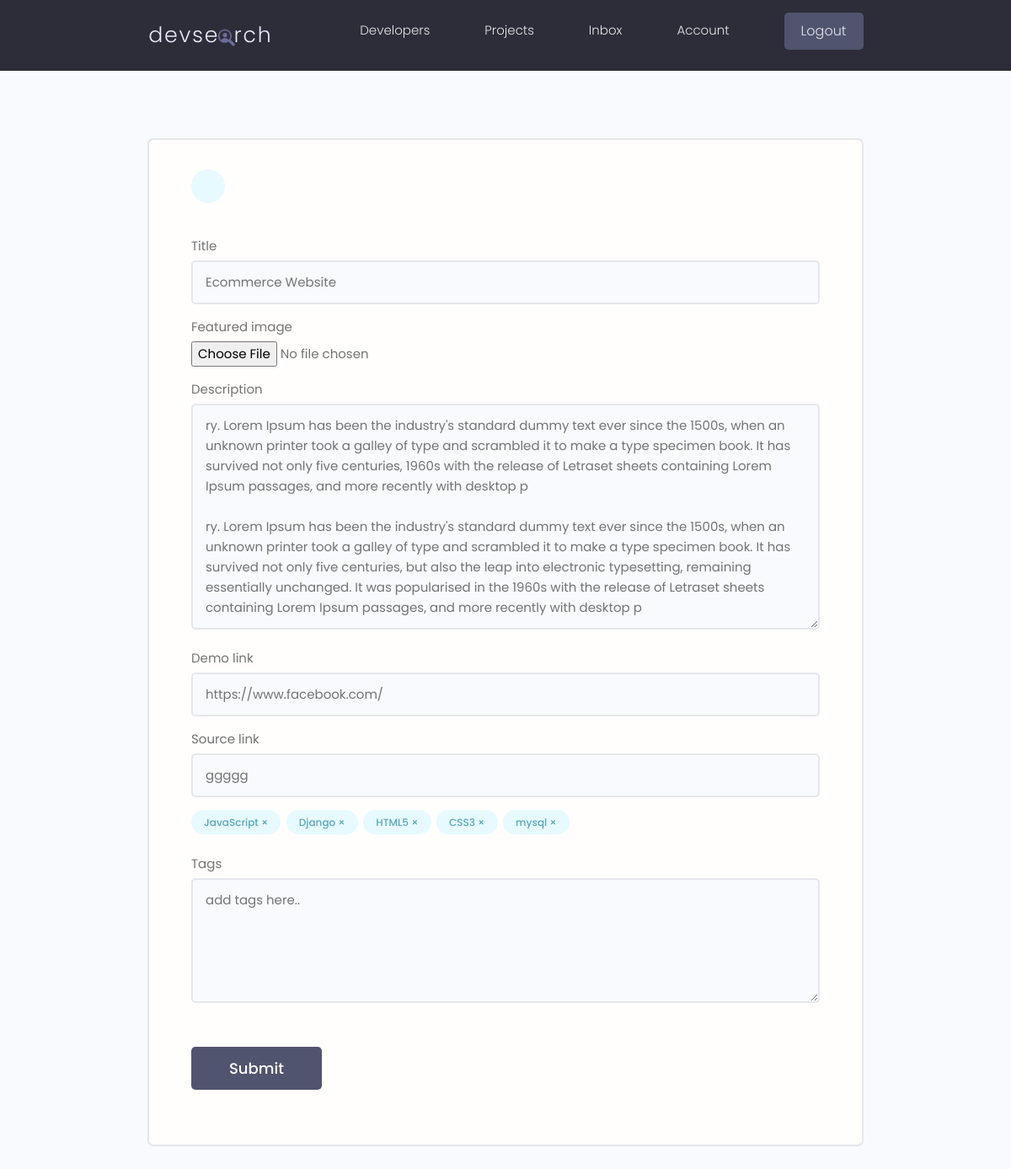
Page /projects/update-project/b5dfc844-a120-4b26-8f68-e18f4e6fbbf6/ (signed in) on the committed database.
### projects/models.py (models this page shows, shortened)
class Project(models.Model):
    owner=models.ForeignKey(Profile,on_delete=models.CASCADE,null=True,blank=True)
    title=models.CharField(max_length=100)
    description=models.TextField(null=True,blank=True)
    featured_image=models.ImageField(null=True,blank=True,default='default.jpg')
    demo_link=models.CharField(max_length=2000,null=True,blank=True)
    source_link=models.CharField(max_length=2000,null=True,blank=True)
    tags=models.ManyToManyField('Tag',blank=True)
    vote_total=models.IntegerField(default=0,null=True,blank=True)
    vote_ratio=models.IntegerField(default=0,null=True,blank=True)
    created=models.DateTimeField(auto_now_add=True)
    id=models.UUIDField(default=uuid.uuid4,unique=True,primary_key=True,editable=False)
    class Meta:
        ordering=['-vote_ratio','-vote_total','title']

class Tag(models.Model):
    name=models.CharField(max_length=100)
    created=models.DateTimeField(auto_now_add=True)
    id=models.UUIDField(default=uuid.uuid4,unique=True,primary_key=True,editable=False)
    def __str__(self):
        return self.name

### projects/views.py (the view, shortened to what this page needs)
# urls.py: path('update-project/<str:pk>/',views.updateProject,name='update-project'),
@login_required(login_url="login")
def  updateProject(request,pk):
    profile=request.user.profile
    project=profile.project_set.get(id=pk)
    form=ProjectForm(instance=project)
    context={'form':form,'project':project}
    return render(request,'projects/project_form.html',context)

### projects/forms.py
class ProjectForm(forms.ModelForm):
    class Meta:
        model=Project
        fields=['title','featured_image' ,'description','demo_link','source_link']
        widgets={
            'title':forms.TextInput(attrs={'class':'input input--text','placeholder':'Enter title'}),
            'featured_image':forms.FileInput(attrs={'class':'input input--text','placeholder':'Select an Image'}),
            'description':forms.Textarea(attrs={'class':'input input--text','placeholder':'Enter Description'}),
            'demo_link':forms.TextInput(attrs={'class':'input input--text','placeholder':'Enter demo link'}),
            'source_link':forms.TextInput(attrs={'class':'input input--text','placeholder':'Enter Source Link'}),
            'tags':forms.CheckboxSelectMultiple(attrs={'class':'input input--text','placeholder':'Select Tags'}),
        }

### projects/templates/projects/project_form.html (shortened to what this page needs)
{% extends 'main.html' %}
{% block content %}
    <main class="formPage my-xl">
        <div class="content-box">
            <div class="formWrapper">
                <a class="backButton" href="{% url 'account' %}"></a>
                <br>
                <form class="form" method="POST" enctype="multipart/form-data">
                    {% for field in form %}
                    <div class="form__field">
                    <label for="{{field.id_for_label}}">{{field.label}}</label>
                       {{field}}
                    </div>
                    {% endfor %}
                    <div class="form__field">
                        {% for tag in project.tags.all %}
                            <div class="project-tag tag tag--pill tag--main" data-tag="{{tag.id}}" data-project="{{project.id}}">{{tag}} &#215;</div>
                        {% endfor %}
                    </div>
                    <div class="form__field">
                        <label for="tag_id">Tags</label>
                        <textarea name="newtags" id="" cols="30" rows="5" id='tag_id' class="input" placeholder="add tags here.."></textarea>
                    </div>
                    <input class="btn btn--sub btn--lg  my-md" type="submit" value="Submit" />
                </form>
            </div>
        </div>
    </main>
{% endblock content %}

### static/styles/app.css (style rules this page uses)
:root { --color-sub: #2d2d39; }
.btn--sub { background-color: var(--color-sub-light); }
.content-box { width: 95%; max-width: 85rem; margin: 0 auto; }
.backButton { background: var(--color-main-light); color: var(--color-main); width: 4rem; height: 4rem; display: flex; align-items: center; justify-content: center; border-radius: 50%; }
.formPage .formWrapper { list-style: none; background: var(--color-white); padding: 3.5rem 5rem; border: 2px solid var(--color-light); border-radius: 0.7rem; }

### static/uikit/styles/modules/_variables.css (style rules this page uses)
:root { --color-main: #5aa5b9; --color-main-light: #e6faff; --color-sub: #3f4156; --color-sub-light: #51546e; --color-sub-lighter: #ededfd; --color-text: #737373; --color-gray: #8b8b8b; --color-light: #e5e7eb; --color-light-gray: #767676; --color-bg: #f8fafd; --color-white: #fffefd; --color-white-light: #f3f3f3; --color-success: #359e64; --color-success-bg: #def8e8; --color-error: #fc4b0b; --color-error-bg: #fff2ee; --font-base: 'Poppins', arial, helvetica, 'Segoe UI', roboto, ubuntu, sans-serif; --font-monospace: 'Fira Code', 'Courier New', courier, monospace; --font-regular: 300; --font-medium: 500; --font-bold: 700; --generic-shadow: 1px 1px 5px #00000010; --generic-transition: all 0.3s ease-in-out; }

### static/uikit/styles/modules/_base.css (style rules this page uses)
* { margin: 0; padding: 0; box-sizing: border-box; text-rendering: optimizeLegibility; color: inherit; font-size: inherit; }
html { font-size: 50%; }
@media only screen and (min-width: 480px) { html { font-size: 56.25%; } }
@media only screen and (min-width: 1200px) { html { font-size: 62.5%; } }
body { line-height: 1.6; font-weight: 400; font-size: 1.5rem; color: var(--color-text); background-color: var(--color-bg); min-height: 100vh; }

### static/uikit/styles/modules/_typography.css (style rules this page uses)
* { font-family: var(--font-base); }
a { padding-bottom: 2px; text-decoration: none; display: inline-block; color: var(--color-main); font-weight: var(--font-medium); }

### static/uikit/styles/modules/_utilities.css (style rules this page uses)
.my-md { margin: 3rem auto; }
.my-xl { margin: 8rem auto; }

### static/uikit/styles/modules/_button.css (style rules this page uses)
.btn { display: inline-block; position: relative; cursor: pointer; background-color: var(--color-light); font-weight: var(--font-medium); color: var(--color-sub); text-decoration: none; padding: 1rem 2rem; border-radius: 0.5rem; border: none; width: -webkit-fit-content; width: -moz-fit-content; width: fit-content; height: -webkit-fit-content; height: -moz-fit-content; height: fit-content; font-size: 1.6rem; outline-width: 0; outline-color: transparent; -webkit-backface-visibility: hidden; backface-visibility: hidden; transition: all 0.3s ease-in-out; }
.btn--sub { background-color: var(--color-sub); color: var(--color-white); }
.btn--lg { font-size: 1.8rem; padding: 1.2rem 4.5rem; }

### static/uikit/styles/modules/_form.css (style rules this page uses)
.form { display: block; }
.form__field { margin-top: 1.5rem; margin-bottom: 1.5rem; }
.form__label, .form__field > label { display: block; margin-bottom: 0.5rem; color: var(--color-text); }
input.input[type='text'], input.input[type='email'], input.input[type='password'], input.input[type='number'], textarea.input { min-width: 24rem; width: 100%; padding: 1.2rem 1.5rem; border-radius: 0.5rem; border: 2px solid var(--color-light); transition: all 0.3s ease-in-out; background-color: var(--color-bg); }

### static/uikit/styles/modules/_tag.css (style rules this page uses)
.tag { display: inline-flex; align-items: center; background-color: var(--color-sub); height: -webkit-fit-content; height: -moz-fit-content; height: fit-content; width: -webkit-fit-content; width: -moz-fit-content; width: fit-content; border-radius: 0.5rem; padding: 0.5rem 1.5rem; font-size: 1.2rem; cursor: pointer; }
.tag:not(:last-child) { margin-right: 0.25rem; margin-bottom: 0.75rem; }
.tag--pill { border-radius: 5rem; }
.tag--main, .tag--main > small { background: var(--color-main-light); color: var(--color-main); font-weight: 500; }

### rows in the picture
Project: form "Ecommerce Website" "ry. Lorem Ipsum has been the industry's standard dummy text ever since the 1500s, when an unknown printer took a galley of type and scrambled it to make a type specimen book. It has survived not only five centuries, 1960s with the release of Letraset sheets containing Lorem Ipsum passages, and more recently with desktop p ry. Lorem Ipsum has been the industry's standard dummy text ever since the 1500s, when an unknown printer took a galley of type and scrambled it to make a type specimen book. It has survived not only five centuries, but also the leap into electronic typesetting, remaining essentially unchanged. It was popularised in the 1960s with the release of Letraset sheets containing…" "https://www.facebook.com/" "ggggg"
Tag: name "JavaScript"
Tag: name "Django"
Tag: name "HTML5"
Tag: name "CSS3"
Tag: name "mysql"

### other values in the picture
{{ field.label }} "Title" "Featured image" "Description" "Demo link" "Source link"
